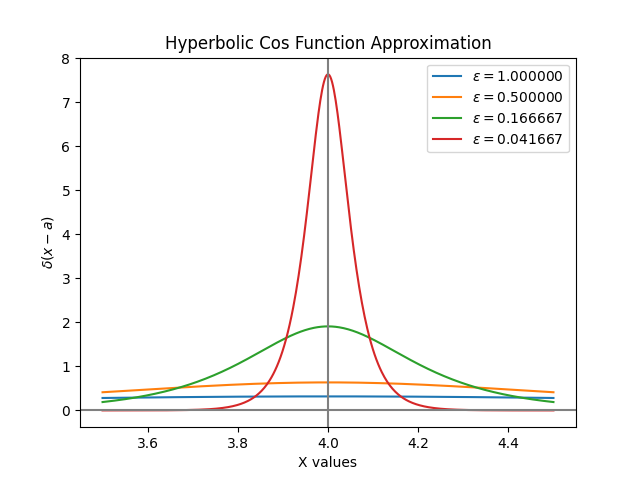

Generate this figure with Python:
#Hyperbolic Cos Function Approximation

import matplotlib.pyplot as plt
import numpy as np

def hyperbolic_cos_function():
    delta=lambda x,eps:2/(np.pi*eps*2*np.cosh(x/eps))
    a=eval(input('Enter the shifted x-coordinate : '))
    eps=1.0
    x1,x2=-0.5+a,0.5+a
    xval=np.linspace(x1,x2,500)
    n=int(input('Enter no. of functions to generate : '))
    for i in range(1,n+1):
        eps=eps/i
        plt.plot(xval,delta(-a+xval,eps),label="$\epsilon=%f$"%(eps))
    plt.title('Hyperbolic Cos Function Approximation')
    plt.xlabel('X values')
    plt.ylabel(r'$\delta(x-a)$')
    plt.axhline(color='gray')
    plt.axvline(x=a,color='gray')
    plt.legend()
    plt.savefig('/home/tux_blue/Documents/GitHub/Computational-Physics-UG/Numerical Methods/Indefinite Integrals and delta functions/Python Files/Dirac_Delta_plot/Hyperbolic_Cos.png') 
    plt.show()
hyperbolic_cos_function()
